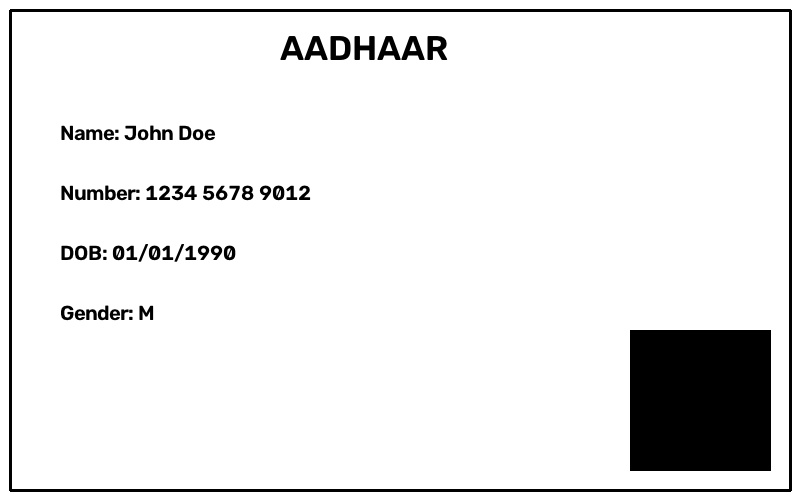
#> input picture data/samples/sample_aadhaar.jpg, 800 x 500 px
$ python -i features.py   (imports and definitions only)   (older library calls are emulated)
#> lines starting #> are read from the running program, lines starting #| are printed output that depends on the picture
#> further down, picture is the input picture: shape (500, 800, 3); min 0, max 255, mean 233.4
"""
Image feature extraction for fraud detection.

Extracts numerical features from a document image that an ML model
can use to predict tampering risk.

All features are simple, deterministic, and explainable. We avoid
deep features because we want a student-level system that is easy
to defend in viva.
"""

import cv2
import numpy as np


def extract_features(image: np.ndarray, ocr_result: dict = None,
                     qr_result: dict = None) -> dict:
    """
    Compute fraud-detection features for an image.
    """
    if image is None:
        raise ValueError("Image is None")

    # Always work on grayscale for most features
    if len(image.shape) == 3:
        gray = cv2.cvtColor(image, cv2.COLOR_BGR2GRAY)
    else:
        gray = image

    h, w = gray.shape
#> h = 500; w = 800

    # 1. Edge density (Canny edges / total pixels).
    edges = cv2.Canny(gray, 80, 180)
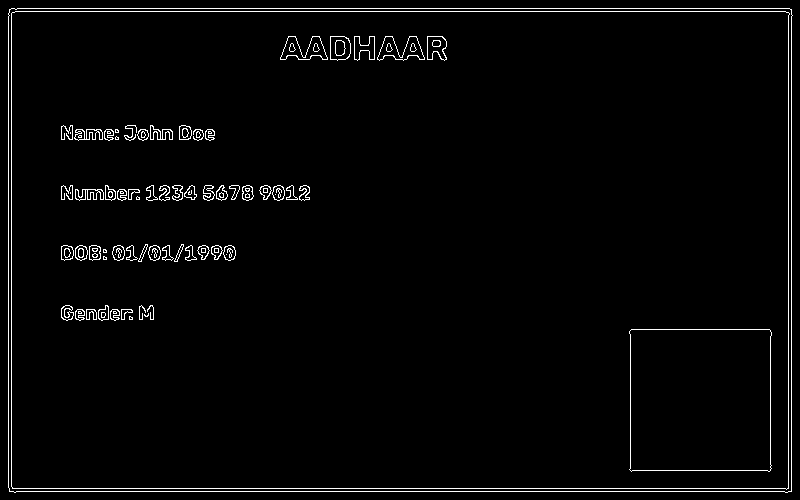
#> edges: shape (500, 800); 2.4% white in thin lines or dots
    edge_density = float(np.count_nonzero(edges)) / float(edges.size)
#> edge_density = 0.0238

    # 2. Laplacian variance (sharpness proxy).
    lap_var = float(cv2.Laplacian(gray, cv2.CV_64F).var())
#> lap_var = 2709.5

    # 3. Noise estimate (median absolute deviation of high-pass residual).
    blurred = cv2.GaussianBlur(gray, (5, 5), 0)
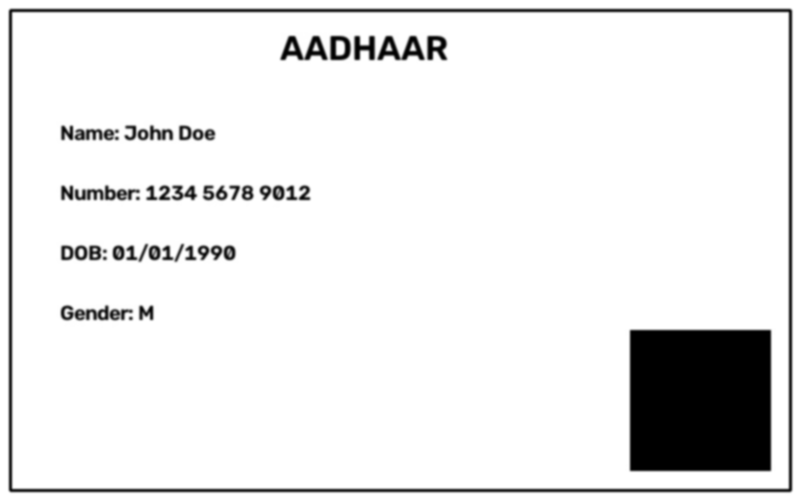
#> blurred: shape (500, 800); min 0, max 255, mean 233.4
    noise = float(np.median(np.abs(gray.astype(np.int16)
                                    - blurred.astype(np.int16))))
#> noise = 0

    # 4. Brightness & contrast.
    brightness = float(np.mean(gray))
#> brightness = 233.4
    contrast = float(np.std(gray))
#> contrast = 70.16

    # 5. Color consistency (only meaningful for color images).
    if len(image.shape) == 3:
        b, g, r = (float(np.mean(image[:, :, c])) for c in range(3))
#> b = 233.4; g = 233.4; r = 233.4
        color_mean_diff = float(np.std([b, g, r]))
#> color_mean_diff = 0
    else:
        color_mean_diff = 0.0

    # 6. Resolution.
    resolution = float(min(h, w))
#> resolution = 500

    # 7. OCR-derived features (if available).
    if ocr_result:
        word_count = float(ocr_result.get("word_count", 0))
        mean_conf = float(ocr_result.get("mean_confidence", 0.0))
        words = ocr_result.get("words", [])
        if words:
            low_conf_ratio = float(
                sum(1 for w in words if w["confidence"] < 60)
            ) / float(len(words))
        else:
            low_conf_ratio = 1.0
    else:
        word_count = 0.0
        mean_conf = 0.0
        low_conf_ratio = 1.0

    # 8. QR-derived feature (if available).
    if qr_result:
        qr_detected = float(qr_result.get("count", 0) > 0)
        qr_readable = float(
            any(q.get("readable") for q in qr_result.get("qrcodes", []))
        )
    else:
        qr_detected = 0.0
        qr_readable = 0.0

    return {
        "edge_density": edge_density,
        "laplacian_variance": lap_var,
        "noise_estimate": noise,
        "brightness": brightness,
        "contrast": contrast,
        "color_mean_diff": color_mean_diff,
        "resolution": resolution,
        "word_count": word_count,
        "ocr_mean_confidence": mean_conf,
        "ocr_low_conf_ratio": low_conf_ratio,
        "qr_detected": qr_detected,
        "qr_readable": qr_readable,
    }


FEATURE_NAMES = [
    "edge_density",
    "laplacian_variance",
    "noise_estimate",
    "brightness",
    "contrast",
    "color_mean_diff",
    "resolution",
    "word_count",
    "ocr_mean_confidence",
    "ocr_low_conf_ratio",
    "qr_detected",
    "qr_readable",
]

>>> import cv2
>>> picture = cv2.imread('../data/samples/sample_aadhaar.jpg')
>>> result = extract_features(picture)
#> result = 12 items

$ run again, on data/samples/sample_pan.jpg
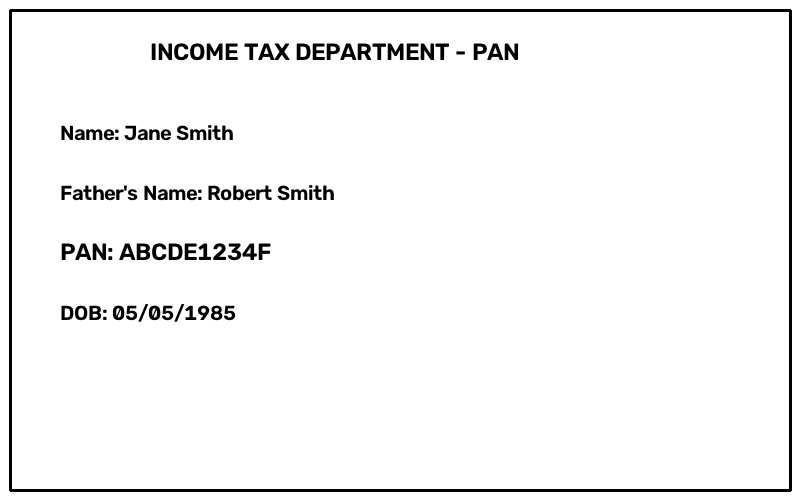
#> input picture data/samples/sample_pan.jpg, 800 x 500 px
#> picture is the input picture: shape (500, 800, 3); min 0, max 255, mean 244.7
#> in extract_features, `edges = cv2.Canny(gray, 80, 180)`:
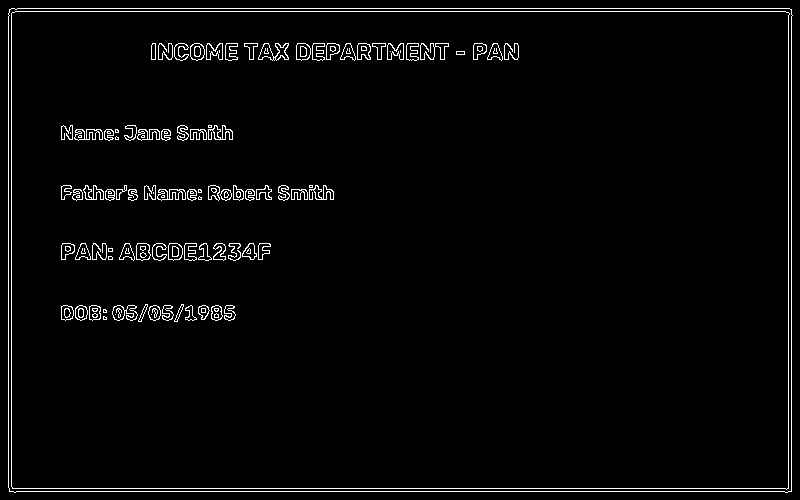
#> edges: shape (500, 800); 2.7% white in thin lines or dots
#> edge_density = 0.0272
#> lap_var = 2869.2
#> in extract_features, `blurred = cv2.GaussianBlur(gray, (5, 5), 0)`:
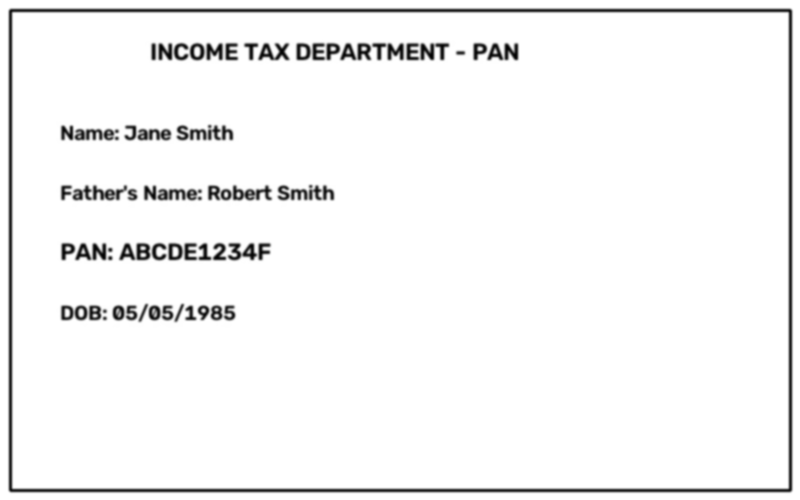
#> blurred: shape (500, 800); min 1, max 255, mean 244.7
#> noise = 0
#> brightness = 244.7
#> contrast = 48.55
#> b = 244.7
#> color_mean_diff = 0
#> result = 12 items
